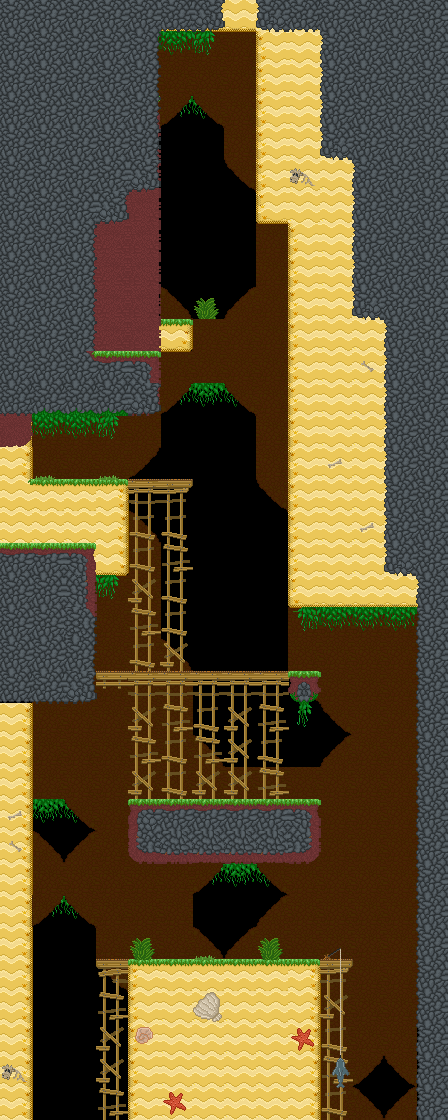

The image is a tile-based game level rendered from a .tmx file. Its description and source (layers, tilesets, objects; grid data summarised) follow:
An orthogonal 14x35 tile map with 32x32 px tiles, 4 tile layers (background, main, foreground, hidden), 5 tilesets and 44 objects (20x veggie, 4x bouncing_wall, start, goal, chest).

<map version="1.0" orientation="orthogonal" renderorder="right-down" width="14" height="35" tilewidth="32" tileheight="32" nextobjectid="82">
 <properties>
  <property name="hints" value="" />
  <property name="time_to_beat" value="14" />
 </properties>
 <tileset firstgid="1" name="grass_level" tilewidth="32" tileheight="32" tilecount="153" columns="17">
  <image source="../../sprites/tilesets/34tile.png" width="544" height="306" />
 </tileset>
 <tileset firstgid="154" name="object_tilemap_32" tilewidth="32" tileheight="32" tilecount="25" columns="5">
  <image source="../../sprites/tilesets/object_tilemap_32.png" width="160" height="160" />
  <tile id="0">
   <properties>
    <property name="item_no" value="5" />
    <property name="type" value="costume_head" />
   </properties>
  </tile>
  <tile id="1">
   <properties>
    <property name="spawn" value="spawn" />
   </properties>
  </tile>
  <tile id="2">
   <properties>
    <property name="goal" value="goal" />
   </properties>
  </tile>
  <tile id="3">
   <properties>
    <property name="name" value="pig" />
   </properties>
  </tile>
  <tile id="4">
   <properties>
    <property name="direction" value="left" />
    <property name="name" value="walking_enemy" />
   </properties>
  </tile>
 </tileset>
 <tileset firstgid="179" name="object_tilemap_16" tilewidth="16" tileheight="16" tilecount="12" columns="4">
  <image source="../../sprites/tilesets/object_tilemap_16.png" width="64" height="48" />
 </tileset>
 <tileset firstgid="191" name="treetops_big_96" tilewidth="96" tileheight="64" tilecount="2" columns="2">
  <image source="../../sprites/objects/scenery/treetops_big_96.png" trans="ff00ff" width="192" height="64" />
 </tileset>
 <tileset firstgid="193" name="34tile_beach_temp" tilewidth="33" tileheight="33" spacing="1" margin="1" tilecount="189" columns="21">
  <image source="../../sprites/tilesets/34tile_beach_temp.png" width="714" height="306" />
 </tileset>
 <layer name="background" width="14" height="35">
  <properties>
   <property name="background" value="background" />
  </properties>
  <data>[490 cells, 220 non-empty, 12 distinct tile ids]</data>
 </layer>
 <layer name="main" width="14" height="35">
  <data>[490 cells, 320 non-empty, 45 distinct tile ids]</data>
 </layer>
 <layer name="foreground" width="14" height="35">
  <properties>
   <property name="foreground" value="foreground" />
  </properties>
  <data>[490 cells, 123 non-empty, 25 distinct tile ids]</data>
 </layer>
 <layer name="hidden" width="14" height="35">
  <data>[490 cells, 20 non-empty, 2 distinct tile ids]</data>
 </layer>
 <objectgroup color="#e70000" name="hard-blocks">
  <object id="1" x="416" y="0" width="32" height="1120" />
  <object id="64" x="32" y="96" width="128" height="320" />
  <object id="70" x="288" y="672" width="32" height="32" />
  <object id="75" x="128" y="800" width="192" height="64" />
  <object id="78" x="32" y="576" width="64" height="128" />
  <object id="79" x="0" y="0" width="32" height="96" />
  <object id="80" x="32" y="0" width="384" height="32" />
 </objectgroup>
 <objectgroup color="#0055ff" name="soft-blocks">
  <object id="3" x="320" y="960" width="32" height="32" />
  <object id="4" x="96" y="960" width="32" height="32" />
  <object id="53" x="96" y="672" width="192" height="32" />
  <object id="58" x="128" y="480" width="64" height="32" />
 </objectgroup>
 <objectgroup name="objects-32px">
  <object id="5" name="start" gid="155" x="64" y="480" width="32" height="32">
   <properties>
    <property name="direction" value="right" />
    <property name="health" value="100" />
   </properties>
  </object>
  <object id="6" name="bouncing_wall" gid="160" x="256" y="624" width="32" height="32">
   <properties>
    <property name="direction" value="left" />
   </properties>
  </object>
  <object id="9" name="bouncing_wall" gid="160" x="384" y="1056" width="32" height="32">
   <properties>
    <property name="direction" value="left" />
   </properties>
  </object>
  <object id="10" name="bouncing_wall" gid="159" x="32" y="944" width="32" height="32" />
  <object id="11" name="goal" gid="156" x="208" y="928" width="32" height="32" />
  <object id="16" name="veggie" gid="190" x="264" y="536" width="16" height="16" />
  <object id="17" name="veggie" gid="190" x="216" y="552" width="16" height="16" />
  <object id="19" name="veggie" gid="190" x="168" y="600" width="16" height="16" />
  <object id="21" name="veggie" gid="190" x="168" y="664" width="16" height="16" />
  <object id="23" name="veggie" gid="190" x="192" y="792" width="16" height="16" />
  <object id="24" name="veggie" gid="190" x="240" y="792" width="16" height="16" />
  <object id="27" name="veggie" gid="190" x="288" y="792" width="16" height="16" />
  <object id="28" name="veggie" gid="190" x="144" y="792" width="16" height="16" />
  <object id="29" name="veggie" gid="190" x="104" y="936" width="16" height="16" />
  <object id="30" name="veggie" gid="190" x="168" y="952" width="16" height="16" />
  <object id="33" name="veggie" gid="190" x="40" y="872" width="16" height="16" />
  <object id="35" name="veggie" gid="190" x="392" y="792" width="16" height="16" />
  <object id="36" name="veggie" gid="190" x="392" y="856" width="16" height="16" />
  <object id="38" name="veggie" gid="190" x="392" y="920" width="16" height="16" />
  <object id="40" name="chest" gid="154" x="64" y="96" width="32" height="32">
   <properties>
    <property name="item_no" value="6" />
    <property name="type" value="costume_head" />
   </properties>
  </object>
  <object id="65" name="bouncing_wall" gid="159" x="160" y="320" width="32" height="32" />
  <object id="72" name="veggie" gid="190" x="232" y="664" width="16" height="16" />
  <object id="73" name="veggie" gid="190" x="296" y="664" width="16" height="16" />
  <object id="74" name="veggie" gid="190" x="360" y="712" width="16" height="16" />
 </objectgroup>
 <objectgroup name="objects-16px">
  <object id="41" name="veggie" gid="190" x="40" y="792" width="16" height="16" />
  <object id="42" name="veggie" gid="190" x="80" y="896" width="16" height="16" />
  <object id="76" name="veggie" gid="190" x="88" y="760" width="16" height="16" />
 </objectgroup>
 <objectgroup name="treetop_big" />
 <objectgroup color="#00aa00" name="sand-blocks">
  <object id="46" x="288" y="32" width="128" height="576" />
  <object id="50" x="128" y="960" width="192" height="160" />
  <object id="51" x="0" y="96" width="32" height="1024" />
  <object id="52" x="32" y="480" width="96" height="96" />
  <object id="63" x="256" y="32" width="32" height="192" />
  <object id="67" x="160" y="320" width="32" height="32" />
 </objectgroup>
</map>
